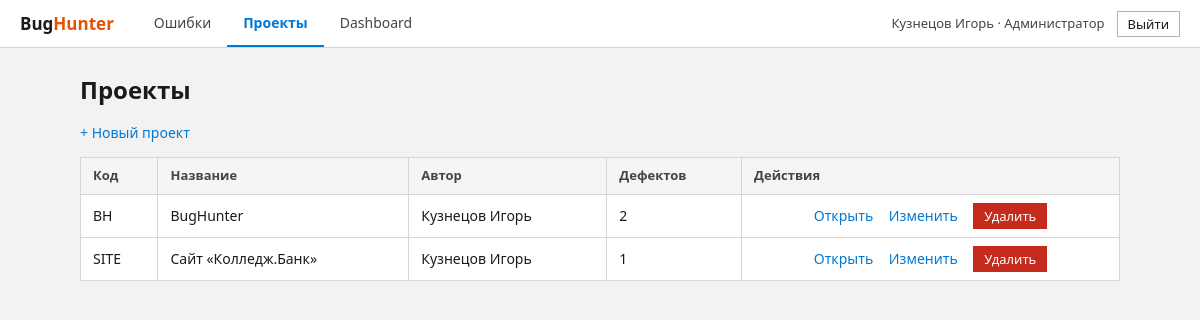
The page /projects.php (signed in) on the database its author committed.
### tables this page shows
CREATE TABLE users (
    user_id       INTEGER PRIMARY KEY AUTOINCREMENT,
    full_name     TEXT    NOT NULL,
    email         TEXT    NOT NULL UNIQUE,
    password_hash TEXT    NOT NULL,
    role          TEXT    NOT NULL CHECK (role IN ('customer', 'tester', 'developer', 'admin')),
    created_at    TEXT    NOT NULL DEFAULT CURRENT_TIMESTAMP
);

CREATE TABLE projects (
    project_id  INTEGER PRIMARY KEY AUTOINCREMENT,
    code        TEXT    NOT NULL UNIQUE CHECK (length(code) BETWEEN 2 AND 10),
    name        TEXT    NOT NULL,
    lead_id     INTEGER REFERENCES users (user_id) ON DELETE SET NULL,
    created_at  TEXT    NOT NULL DEFAULT CURRENT_TIMESTAMP,
    owner_id    INTEGER REFERENCES users (user_id),
    description TEXT    NOT NULL DEFAULT ''
);

### config/database.php (called while the page is built, shortened)
<?php
function getPdo(): PDO
{
    static $pdo = null;
    if ($pdo === null) {
        $pdo = new PDO('sqlite:' . DB_PATH, null, null, [
            PDO::ATTR_ERRMODE            => PDO::ERRMODE_EXCEPTION,
            PDO::ATTR_DEFAULT_FETCH_MODE => PDO::FETCH_ASSOC,
        ]);
        $pdo->exec('PRAGMA foreign_keys = ON');
    }
    return $pdo;
}

### projects_lib.php (called while the page is built, shortened)
<?php
require_once __DIR__ . '/auth.php';
function canManage(array $user, array $project): bool
{
    return $user['role'] === 'admin' || (int) $project['owner_id'] === (int) $user['user_id'];
}
function canCreate(array $user): bool
{
    return $user['role'] !== 'customer';
}
    ?>

### projects.php (the view, shortened to what this page needs)
<?php
require __DIR__ . '/projects_lib.php';
$me = requireLogin();
$projects = getPdo()->query(
    'SELECT p.project_id, p.code, p.name, p.owner_id, u.full_name AS owner_name,
            (SELECT COUNT(*) FROM bugs b WHERE b.project_id = p.project_id) AS bugs_count
     FROM projects p
     LEFT JOIN users u ON u.user_id = p.owner_id
     ORDER BY p.project_id'
)->fetchAll();
pageHeader('Проекты');
?>
<h1>Проекты</h1>
<p class="links">
    <?php if (canCreate($me)): ?><a href="project_create.php">+ Новый проект</a><?php endif; ?>
</p>
<?php if ($projects === []): ?>
    <p><em>Проектов пока нет.</em></p>
<?php else: ?>
<table class="table">
    <tr><th>Код</th><th>Название</th><th>Автор</th><th>Дефектов</th><th>Действия</th></tr>
    <?php foreach ($projects as $p): ?>
    <tr>
        <td><?= h($p['code']) ?></td>
        <td><?= h($p['name']) ?></td>
        <td><?= h($p['owner_name'] ?? '—') ?></td>
        <td><?= (int) $p['bugs_count'] ?></td>
        <td class="actions">
            <a href="project_view.php?id=<?= (int) $p['project_id'] ?>">Открыть</a>
            <?php if (canManage($me, $p)): ?>
                <a href="project_edit.php?id=<?= (int) $p['project_id'] ?>">Изменить</a>
                <form method="POST" action="project_delete.php" onsubmit="return confirm('Удалить проект?')">
                    <button type="submit" class="btn-danger btn-sm">Удалить</button>
                </form>
            <?php endif; ?>
        </td>
    </tr>
    <?php endforeach; ?>
</table>
<?php endif; ?>
<?php pageFooter();

### auth.php (shortened to what this page needs)
<?php
require_once __DIR__ . '/config/database.php';
function h(?string $s): string
{
    return htmlspecialchars((string) $s, ENT_QUOTES | ENT_SUBSTITUTE, 'UTF-8');
}
function currentUser(): ?array
{
    $stmt = getPdo()->prepare('SELECT user_id, full_name, email, role FROM users WHERE user_id = ?');
    $stmt->execute([$_SESSION['user_id']]);
    $user = $stmt->fetch();
    return $user ?: null;
}
function requireLogin(): array
{
    $user = currentUser();
    return $user;
}
function pageHeader(string $title): void
{
    $user = currentUser();
    $page = basename($_SERVER['SCRIPT_NAME'] ?? '');
    $active = static fn (string $prefix): string => str_starts_with($page, $prefix) ? ' class="active"' : '';
    ?>
<!doctype html>
<html lang="ru">
<head>
    <link rel="stylesheet" href="style.css">
</head>
<body>
<?php if ($user !== null): ?>
<header class="topbar">
    <a class="logo" href="bugs.php">Bug<span>Hunter</span></a>
    <nav>
        <a href="bugs.php"<?= $active('bug') ?>>Ошибки</a>
        <a href="projects.php"<?= $active('project') ?>>Проекты</a>
        <a href="dashboard.php"<?= $active('dashboard') ?>>Dashboard</a>
    </nav>
    <div class="me">
        <span><?= h($user['full_name']) ?> · <?= h(roleTitle($user['role'])) ?></span>
        <form method="POST" action="logout.php">
            <button type="submit" class="btn btn-light btn-sm">Выйти</button>
        </form>
    </div>
</header>
<?php endif; ?>
<main class="container<?= $user === null ? ' narrow' : '' ?>">
<?php
}
function pageFooter(): void
{
    echo "</main>\n</body>\n</html>\n";
}
function roleTitle(string $role): string
{
    return [
        'customer'  => 'Заказчик',
        'tester'    => 'Тестировщик',
        'developer' => 'Разработчик',
        'admin'     => 'Администратор',
    ][$role] ?? $role;
}

### style.css (style rules this page uses)
:root { --accent: #0078d4; --accent-dark: #005a9e; --accent-press: #004578; --accent-soft: #e5f1fb; --ink: #1a1a1a; --ink-soft: #444444; --ink-muted: #6b6b6b; --surface: #ffffff; --bg: #f2f2f2; --line: #d6d6d6; --line-strong: #b3b3b3; --line-dark: #8a8a8a; --danger: #c42b1c; --danger-dark: #a02317; --success: #0f7b0f; --success-bg: #e6f4e6; --danger-bg: #fde7e9; --focus: 0 0 0 2px var(--surface), 0 0 0 4px var(--accent); }
* { box-sizing: border-box; }
html { -webkit-text-size-adjust: 100%; }
body { margin: 0; background: var(--bg); color: var(--ink); font: 14px/1.5 "Segoe UI", "Segoe UI Variable", Tahoma, system-ui, Arial, sans-serif; -webkit-font-smoothing: antialiased; }
a { color: var(--accent); text-decoration: none; }
h1 { font-size: 24px; font-weight: 600; margin: 0 0 4px; letter-spacing: 0; }
.topbar { display: flex; align-items: center; gap: 24px; padding: 0 20px; height: 48px; background: var(--surface); color: var(--ink); border-bottom: 1px solid var(--line); position: sticky; top: 0; z-index: 50; }
.topbar .logo { color: var(--ink); font-weight: 700; font-size: 17px; letter-spacing: 0; text-decoration: none; line-height: 20px; }
.topbar .logo span { color: #e65100; }
.topbar nav { display: flex; gap: 0; flex: 1; height: 100%; }
.topbar nav a { color: var(--ink-soft); padding: 0 16px; font-size: 14px; display: flex; align-items: center; border-bottom: 2px solid transparent; transition: background .1s, color .1s; }
.topbar nav a.active { color: var(--accent); border-bottom-color: var(--accent); font-weight: 600; }
.topbar .me { display: flex; align-items: center; gap: 12px; font-size: 13px; color: var(--ink-soft); }
.topbar .me form { margin: 0; }
.container { max-width: 1080px; margin: 24px auto; padding: 0 20px; }
.links a { margin-right: 16px; }
.btn, button { display: inline-flex; align-items: center; justify-content: center; gap: 6px; padding: 6px 16px; border: 1px solid var(--accent); border-radius: 0; cursor: pointer; background: var(--accent); color: #fff; font: inherit; font-size: 14px; line-height: 20px; text-decoration: none; transition: background .1s, border-color .1s; }
.btn-light { background: var(--surface); color: var(--ink); border: 1px solid var(--line-strong); }
.btn-danger { background: var(--danger); border-color: var(--danger); }
.btn-sm { padding: 3px 10px; font-size: 13px; line-height: 18px; }
.table, table { width: 100%; border-collapse: collapse; background: var(--surface); border: 1px solid var(--line); border-radius: 0; margin-top: 8px; }
th { background: #f5f5f5; text-align: left; font-size: 13px; font-weight: 600; color: var(--ink-soft); padding: 8px 12px; border: 1px solid var(--line); border-top: 0; }
td { padding: 0; border: 1px solid var(--line); font-size: 14px; vertical-align: middle; text-align: center; position: relative; }
td:not(:has(.badge)) { padding: 8px 12px; text-align: left; }
td.actions { white-space: nowrap; padding: 8px 12px; text-align: center; }
td.actions a { margin-right: 12px; }
td.actions form { display: inline; }

### rows shown on the page
users: full_name "Кузнецов Игорь", role "Администратор"
projects: code "BH", name "BugHunter", owner_name "Кузнецов Игорь", bugs_count "2"
projects: code "SITE", name "Сайт «Колледж.Банк»", owner_name "Кузнецов Игорь", bugs_count "1"
